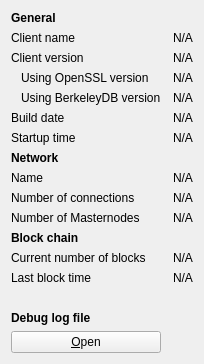
     <widget class="QWidget" name="tab_info">
      <attribute name="title">
       <string>&amp;Information</string>
      </attribute>
      <layout class="QGridLayout" name="gridLayout" columnstretch="0,0">
       <property name="horizontalSpacing">
        <number>12</number>
       </property>
       <item row="0" column="0">
        <widget class="QLabel" name="generalHeader">
         <property name="font">
          <font>
           <weight>75</weight>
           <bold>true</bold>
          </font>
         </property>
         <property name="text">
          <string>General</string>
         </property>
        </widget>
       </item>
       <item row="1" column="0">
        <widget class="QLabel" name="clientNameLabel">
         <property name="text">
          <string>Client name</string>
         </property>
        </widget>
       </item>
       <item row="1" column="1">
        <widget class="QLabel" name="clientName">
         <property name="cursor">
          <cursorShape>IBeamCursor</cursorShape>
         </property>
         <property name="text">
          <string>N/A</string>
         </property>
         <property name="textFormat">
          <enum>Qt::PlainText</enum>
         </property>
         <property name="textInteractionFlags">
          <set>Qt::LinksAccessibleByMouse|Qt::TextSelectableByKeyboard|Qt::TextSelectableByMouse</set>
         </property>
        </widget>
       </item>
       <item row="2" column="0">
        <widget class="QLabel" name="clientVersionLabel">
         <property name="text">
          <string>Client version</string>
         </property>
        </widget>
       </item>
       <item row="2" column="1">
        <widget class="QLabel" name="clientVersion">
         <property name="cursor">
          <cursorShape>IBeamCursor</cursorShape>
         </property>
         <property name="text">
          <string>N/A</string>
         </property>
         <property name="textFormat">
          <enum>Qt::PlainText</enum>
         </property>
         <property name="textInteractionFlags">
          <set>Qt::LinksAccessibleByMouse|Qt::TextSelectableByKeyboard|Qt::TextSelectableByMouse</set>
         </property>
        </widget>
       </item>
       <item row="3" column="0">
        <widget class="QLabel" name="openSSLVersionLabel">
         <property name="text">
          <string>Using OpenSSL version</string>
         </property>
         <property name="indent">
          <number>10</number>
         </property>
        </widget>
       </item>
       <item row="3" column="1">
        <widget class="QLabel" name="openSSLVersion">
         <property name="cursor">
          <cursorShape>IBeamCursor</cursorShape>
         </property>
         <property name="text">
          <string>N/A</string>
         </property>
         <property name="textFormat">
          <enum>Qt::PlainText</enum>
         </property>
         <property name="textInteractionFlags">
          <set>Qt::LinksAccessibleByMouse|Qt::TextSelectableByKeyboard|Qt::TextSelectableByMouse</set>
         </property>
        </widget>
       </item>
       <item row="4" column="0">
        <widget class="QLabel" name="berkeleyDBVersionLabel">
         <property name="text">
          <string>Using BerkeleyDB version</string>
         </property>
         <property name="indent">
          <number>10</number>
         </property>
        </widget>
       </item>
       <item row="4" column="1">
        <widget class="QLabel" name="berkeleyDBVersion">
         <property name="cursor">
          <cursorShape>IBeamCursor</cursorShape>
         </property>
         <property name="text">
          <string>N/A</string>
         </property>
         <property name="textFormat">
          <enum>Qt::PlainText</enum>
         </property>
         <property name="textInteractionFlags">
          <set>Qt::LinksAccessibleByMouse|Qt::TextSelectableByKeyboard|Qt::TextSelectableByMouse</set>
         </property>
        </widget>
       </item>
       <item row="5" column="0">
        <widget class="QLabel" name="buildDateLabel">
         <property name="text">
          <string>Build date</string>
         </property>
        </widget>
       </item>
       <item row="5" column="1">
        <widget class="QLabel" name="buildDate">
         <property name="cursor">
          <cursorShape>IBeamCursor</cursorShape>
         </property>
         <property name="text">
          <string>N/A</string>
         </property>
         <property name="textFormat">
          <enum>Qt::PlainText</enum>
         </property>
         <property name="textInteractionFlags">
          <set>Qt::LinksAccessibleByMouse|Qt::TextSelectableByKeyboard|Qt::TextSelectableByMouse</set>
         </property>
        </widget>
       </item>
       <item row="6" column="0">
        <widget class="QLabel" name="startupTimeLabel">
         <property name="text">
          <string>Startup time</string>
         </property>
        </widget>
       </item>
       <item row="6" column="1">
        <widget class="QLabel" name="startupTime">
         <property name="cursor">
          <cursorShape>IBeamCursor</cursorShape>
         </property>
         <property name="text">
          <string>N/A</string>
         </property>
         <property name="textFormat">
          <enum>Qt::PlainText</enum>
         </property>
         <property name="textInteractionFlags">
          <set>Qt::LinksAccessibleByMouse|Qt::TextSelectableByKeyboard|Qt::TextSelectableByMouse</set>
         </property>
        </widget>
       </item>
       <item row="7" column="0">
        <widget class="QLabel" name="networkHeader">
         <property name="font">
          <font>
           <weight>75</weight>
           <bold>true</bold>
          </font>
         </property>
         <property name="text">
          <string>Network</string>
         </property>
        </widget>
       </item>
       <item row="8" column="0">
        <widget class="QLabel" name="networkNameLabel">
         <property name="text">
          <string>Name</string>
         </property>
        </widget>
       </item>
       <item row="8" column="1">
        <widget class="QLabel" name="networkName">
         <property name="cursor">
          <cursorShape>IBeamCursor</cursorShape>
         </property>
         <property name="text">
          <string>N/A</string>
         </property>
         <property name="textFormat">
          <enum>Qt::PlainText</enum>
         </property>
         <property name="textInteractionFlags">
          <set>Qt::LinksAccessibleByMouse|Qt::TextSelectableByKeyboard|Qt::TextSelectableByMouse</set>
         </property>
        </widget>
       </item>
       <item row="9" column="0">
        <widget class="QLabel" name="numberOfConnectionsLabel">
         <property name="text">
          <string>Number of connections</string>
         </property>
        </widget>
       </item>
       <item row="9" column="1">
        <widget class="QLabel" name="numberOfConnections">
         <property name="cursor">
          <cursorShape>IBeamCursor</cursorShape>
         </property>
         <property name="text">
          <string>N/A</string>
         </property>
         <property name="textFormat">
          <enum>Qt::PlainText</enum>
         </property>
         <property name="textInteractionFlags">
          <set>Qt::LinksAccessibleByMouse|Qt::TextSelectableByKeyboard|Qt::TextSelectableByMouse</set>
         </property>
        </widget>
       </item>
       <item row="10" column="0">
        <widget class="QLabel" name="masternodeCountLabel">
         <property name="text">
          <string>Number of Masternodes</string>
         </property>
        </widget>
       </item>
       <item row="10" column="1">
        <widget class="QLabel" name="masternodeCount">
         <property name="cursor">
          <cursorShape>IBeamCursor</cursorShape>
         </property>
         <property name="text">
          <string>N/A</string>
         </property>
         <property name="textFormat">
          <enum>Qt::PlainText</enum>
         </property>
         <property name="textInteractionFlags">
          <set>Qt::LinksAccessibleByMouse|Qt::TextSelectableByKeyboard|Qt::TextSelectableByMouse</set>
         </property>
        </widget>
       </item>
       <item row="11" column="0">
        <widget class="QLabel" name="blockchainHeader">
         <property name="font">
          <font>
           <weight>75</weight>
           <bold>true</bold>
          </font>
         </property>
         <property name="text">
          <string>Block chain</string>
         </property>
        </widget>
       </item>
       <item row="12" column="0">
        <widget class="QLabel" name="numberOfBlocksLabel">
         <property name="text">
          <string>Current number of blocks</string>
         </property>
        </widget>
       </item>
       <item row="12" column="1">
        <widget class="QLabel" name="numberOfBlocks">
         <property name="cursor">
          <cursorShape>IBeamCursor</cursorShape>
         </property>
         <property name="text">
          <string>N/A</string>
         </property>
         <property name="textFormat">
          <enum>Qt::PlainText</enum>
         </property>
         <property name="textInteractionFlags">
          <set>Qt::LinksAccessibleByMouse|Qt::TextSelectableByKeyboard|Qt::TextSelectableByMouse</set>
         </property>
        </widget>
       </item>
       <item row="13" column="0">
        <widget class="QLabel" name="lastBlockTimeLabel">
         <property name="text">
          <string>Last block time</string>
         </property>
        </widget>
       </item>
       <item row="13" column="1">
        <widget class="QLabel" name="lastBlockTime">
         <property name="cursor">
          <cursorShape>IBeamCursor</cursorShape>
         </property>
         <property name="text">
          <string>N/A</string>
         </property>
         <property name="textFormat">
          <enum>Qt::PlainText</enum>
         </property>
         <property name="textInteractionFlags">
          <set>Qt::LinksAccessibleByMouse|Qt::TextSelectableByKeyboard|Qt::TextSelectableByMouse</set>
         </property>
        </widget>
       </item>
       <item row="14" column="0">
        <spacer name="verticalSpacer_2">
         <property name="orientation">
          <enum>Qt::Vertical</enum>
         </property>
         <property name="sizeHint" stdset="0">
          <size>
           <width>20</width>
           <height>20</height>
          </size>
         </property>
        </spacer>
       </item>
       <item row="15" column="0">
        <widget class="QLabel" name="debugLogFileHeader">
         <property name="font">
          <font>
           <weight>75</weight>
           <bold>true</bold>
          </font>
         </property>
         <property name="text">
          <string>Debug log file</string>
         </property>
        </widget>
       </item>
       <item row="16" column="0">
        <widget class="QPushButton" name="openDebugLogfileButton">
         <property name="toolTip">
          <string>Open the Solaris debug log file from the current data directory. This can take a few seconds for large log files.</string>
         </property>
         <property name="text">
          <string>&amp;Open</string>
         </property>
         <property name="autoDefault">
          <bool>false</bool>
         </property>
        </widget>
       </item>
      </layout>
     </widget>
